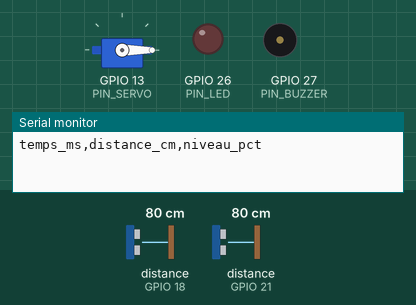
This sketch was run on a simulated ESP32. Parts: servo, output pins drawn as LEDs (lit = HIGH), buzzer (waves = sounding), the last lines printed to the serial monitor. Wiring (from diagram.json): ultrasonic range finder: trigger GPIO 19; echo GPIO 21. The test bench sets the inputs (shaded band); at power-on: distance to the obstacle (sensors on GPIO 21, GPIO 18) 80 cm. The echo pulse lasts 58.3 µs per cm; pins used as bus, display or sensor lines are not drawn.

Above: at 1.2 s.
1.3 s: distance to the obstacle (sensor on GPIO 21) set to 23 cm
11.6 s: distance to the obstacle (sensor on GPIO 21) set to 18 cm
At 12.6 s:
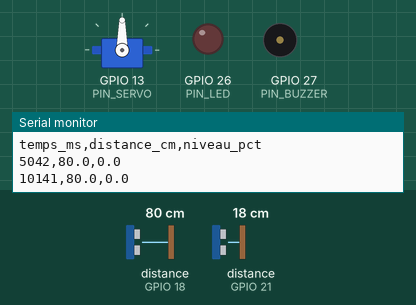
22.4 s: distance to the obstacle (sensor on GPIO 18) set to 10 cm
25.9 s: distance to the obstacle (sensor on GPIO 18) set to 7 cm
At 31.0 s:
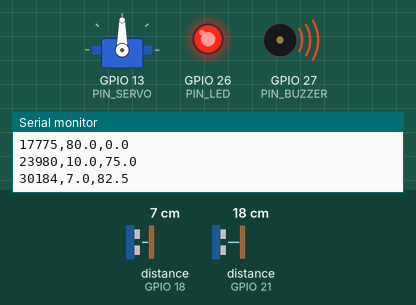
37.8 s: distance to the obstacle (sensor on GPIO 18) set to 9 cm
At 43.2 s:
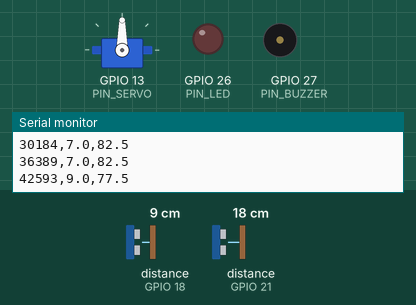
50.2 s: distance to the obstacle (sensor on GPIO 18) set to 2 cm
At 55.05 s:
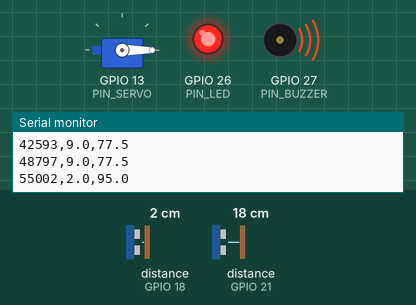
Timing chart, 0 to 62.8 s (numbered marks = the images above; inputs shaded):
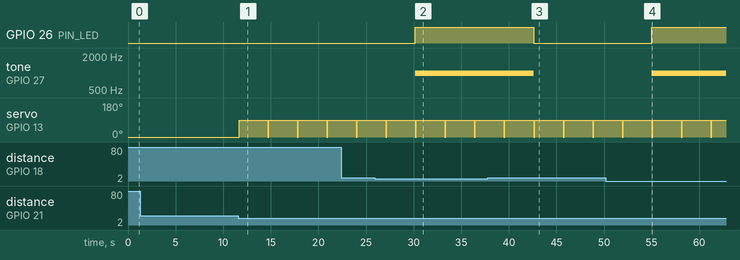

Measured:
- the behaviour switches between 21 and 20 cm on distance to the obstacle (sensor on GPIO 21) (found by bisection; images 0 and 1)
- the behaviour switches between 9 and 8 cm on distance to the obstacle (sensor on GPIO 18) (found by bisection; images 1 and 2)
- after the input at 11.6 s, servo on GPIO 13 (PIN_SERVO): alternates 90° for 3.0 s and 0° for 0.10 s, starting after 0.07 s
- after the input at 25.9 s, GPIO 26 (PIN_LED): LOW → HIGH after 4.3 s; tone on GPIO 27 (PIN_BUZZER): silent → 1000 Hz after 4.3 s
- after the input at 37.8 s, GPIO 26 (PIN_LED): HIGH → LOW after 4.8 s; tone on GPIO 27 (PIN_BUZZER): 1000 Hz → silent after 4.8 s
- after the input at 50.2 s, GPIO 26 (PIN_LED): LOW → HIGH after 4.8 s; tone on GPIO 27 (PIN_BUZZER): silent → 1000 Hz after 4.8 s

The sketch:

sketch.ino
```cpp
#include <ESP32Servo.h>

// --- Broches ---
const int TRIG_NIVEAU = 5,  ECHO_NIVEAU = 18;
const int TRIG_MAIN   = 19, ECHO_MAIN   = 21;
const int PIN_SERVO   = 13;
const int PIN_LED     = 26;
const int PIN_BUZZER  = 27;

// --- Paramètres ---
const float HAUTEUR_TOTALE = 40.0;   // cm : profondeur de la poubelle vide
const float SEUIL_MAIN     = 20.0;   // cm : détection de la main
const float SEUIL_ALERTE   = 80.0;   // % : alerte de remplissage
const unsigned long DUREE_OUVERTURE = 3000;   // ms
const unsigned long PERIODE_MESURE  = 5000;   // ms (augmente pour la collecte réelle)

Servo servo;
unsigned long derniereMesure = 0;

float mesureDistance(int trig, int echo) {
  digitalWrite(trig, LOW);  delayMicroseconds(2);
  digitalWrite(trig, HIGH); delayMicroseconds(10);
  digitalWrite(trig, LOW);
  long duree = pulseIn(echo, HIGH, 30000);   // timeout 30 ms
  if (duree == 0) return -1;                 // pas d'écho
  return duree * 0.0343 / 2.0;               // cm
}

float calculNiveau(float distance) {
  float niveau = (HAUTEUR_TOTALE - distance) / HAUTEUR_TOTALE * 100.0;
  return constrain(niveau, 0, 100);
}

void ouvrirCouvercle() {
  servo.write(90);
  delay(DUREE_OUVERTURE);
  servo.write(0);
}

void setup() {
  Serial.begin(115200);
  pinMode(TRIG_NIVEAU, OUTPUT); pinMode(ECHO_NIVEAU, INPUT);
  pinMode(TRIG_MAIN, OUTPUT);   pinMode(ECHO_MAIN, INPUT);
  pinMode(PIN_LED, OUTPUT);
  pinMode(PIN_BUZZER, OUTPUT);
  servo.attach(PIN_SERVO);
  servo.write(0);                       // couvercle fermé
  Serial.println("temps_ms,distance_cm,niveau_pct");
}

void loop() {
  // 1) Détection de la main -> ouverture
  float dMain = mesureDistance(TRIG_MAIN, ECHO_MAIN);
  if (dMain > 0 && dMain < SEUIL_MAIN) {
    ouvrirCouvercle();
  }

  // 2) Mesure périodique du niveau (couvercle fermé)
  if (millis() - derniereMesure >= PERIODE_MESURE) {
    derniereMesure = millis();
    float d = mesureDistance(TRIG_NIVEAU, ECHO_NIVEAU);
    if (d > 0) {
      float niveau = calculNiveau(d);
      Serial.printf("%lu,%.1f,%.1f\n", millis(), d, niveau);

      bool alerte = niveau >= SEUIL_ALERTE;
      digitalWrite(PIN_LED, alerte);
      if (alerte) tone(PIN_BUZZER, 1000); else noTone(PIN_BUZZER);
    }
  }
  delay(100);
}
```
